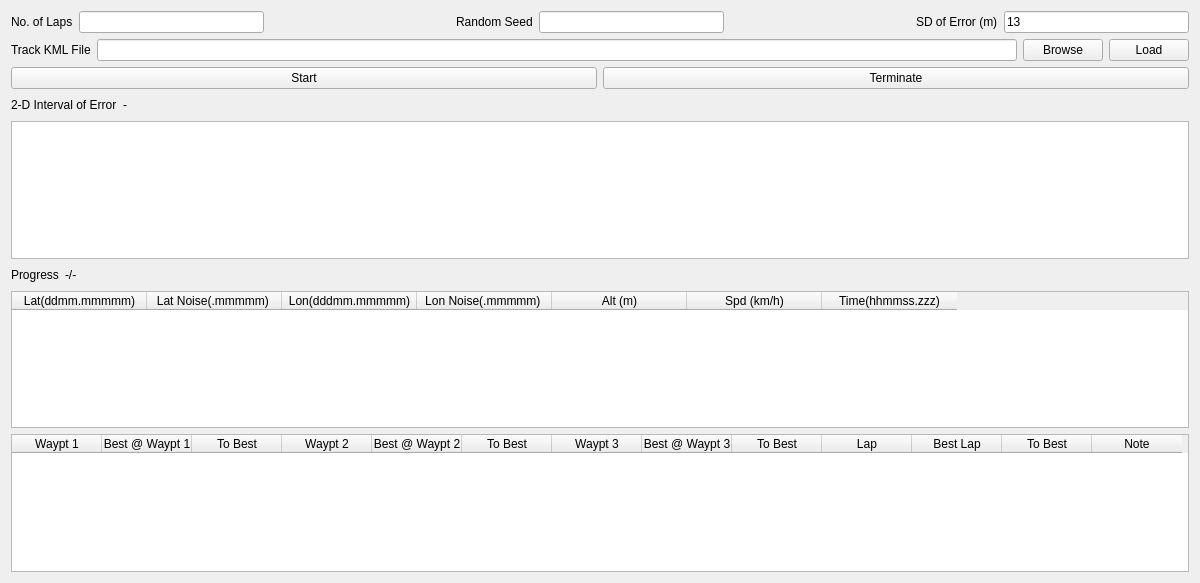
<?xml version="1.0" encoding="UTF-8"?>
<ui version="4.0">
 <class>MainWindow</class>
 <widget class="QMainWindow" name="MainWindow">
  <property name="windowModality">
   <enum>Qt::ApplicationModal</enum>
  </property>
  <property name="geometry">
   <rect>
    <x>0</x>
    <y>0</y>
    <width>1200</width>
    <height>583</height>
   </rect>
  </property>
  <property name="windowTitle">
   <string>MainWindow</string>
  </property>
  <widget class="QWidget" name="centralWidget">
   <layout class="QVBoxLayout" name="verticalLayout_3">
    <item>
     <layout class="QVBoxLayout" name="verticalLayout">
      <property name="sizeConstraint">
       <enum>QLayout::SetDefaultConstraint</enum>
      </property>
      <item>
       <layout class="QVBoxLayout" name="verticalLayout_2">
        <item>
         <layout class="QHBoxLayout" name="horizontalLayout_3">
          <item>
           <widget class="QLabel" name="label_2">
            <property name="text">
             <string>No. of Laps</string>
            </property>
           </widget>
          </item>
          <item>
           <widget class="QLineEdit" name="lineEdit_2"/>
          </item>
          <item>
           <spacer name="horizontalSpacer">
            <property name="orientation">
             <enum>Qt::Horizontal</enum>
            </property>
            <property name="sizeHint" stdset="0">
             <size>
              <width>40</width>
              <height>20</height>
             </size>
            </property>
           </spacer>
          </item>
          <item>
           <widget class="QLabel" name="label_6">
            <property name="text">
             <string>Random Seed</string>
            </property>
           </widget>
          </item>
          <item>
           <widget class="QLineEdit" name="lineEdit_4"/>
          </item>
          <item>
           <spacer name="horizontalSpacer_2">
            <property name="orientation">
             <enum>Qt::Horizontal</enum>
            </property>
            <property name="sizeHint" stdset="0">
             <size>
              <width>40</width>
              <height>20</height>
             </size>
            </property>
           </spacer>
          </item>
          <item>
           <widget class="QLabel" name="label_3">
            <property name="text">
             <string>SD of Error (m)</string>
            </property>
           </widget>
          </item>
          <item>
           <widget class="QLineEdit" name="lineEdit_3">
            <property name="text">
             <string>13</string>
            </property>
           </widget>
          </item>
         </layout>
        </item>
        <item>
         <layout class="QHBoxLayout" name="horizontalLayout">
          <item>
           <widget class="QLabel" name="label">
            <property name="text">
             <string>Track KML File</string>
            </property>
           </widget>
          </item>
          <item>
           <widget class="QLineEdit" name="lineEdit">
            <property name="readOnly">
             <bool>false</bool>
            </property>
           </widget>
          </item>
          <item>
           <widget class="QPushButton" name="pushButton_3">
            <property name="text">
             <string>Browse</string>
            </property>
           </widget>
          </item>
          <item>
           <widget class="QPushButton" name="pushButton_4">
            <property name="text">
             <string>Load</string>
            </property>
           </widget>
          </item>
         </layout>
        </item>
        <item>
         <layout class="QHBoxLayout" name="horizontalLayout_2">
          <item>
           <widget class="QPushButton" name="pushButton">
            <property name="text">
             <string>Start</string>
            </property>
           </widget>
          </item>
          <item>
           <widget class="QPushButton" name="pushButton_2">
            <property name="text">
             <string>Terminate</string>
            </property>
           </widget>
          </item>
         </layout>
        </item>
        <item>
         <layout class="QHBoxLayout" name="horizontalLayout_4">
          <item>
           <widget class="QLabel" name="label_7">
            <property name="text">
             <string>2-D Interval of Error</string>
            </property>
           </widget>
          </item>
          <item>
           <widget class="QLabel" name="label_8">
            <property name="text">
             <string>-</string>
            </property>
           </widget>
          </item>
          <item>
           <spacer name="horizontalSpacer_4">
            <property name="orientation">
             <enum>Qt::Horizontal</enum>
            </property>
            <property name="sizeHint" stdset="0">
             <size>
              <width>40</width>
              <height>20</height>
             </size>
            </property>
           </spacer>
          </item>
         </layout>
        </item>
        <item>
         <widget class="QTextBrowser" name="textBrowser"/>
        </item>
       </layout>
      </item>
      <item>
       <layout class="QHBoxLayout" name="horizontalLayout_5">
        <item>
         <widget class="QLabel" name="label_4">
          <property name="text">
           <string>Progress</string>
          </property>
         </widget>
        </item>
        <item>
         <widget class="QLabel" name="label_5">
          <property name="text">
           <string>-/-</string>
          </property>
         </widget>
        </item>
        <item>
         <spacer name="horizontalSpacer_3">
          <property name="orientation">
           <enum>Qt::Horizontal</enum>
          </property>
          <property name="sizeHint" stdset="0">
           <size>
            <width>40</width>
            <height>20</height>
           </size>
          </property>
         </spacer>
        </item>
       </layout>
      </item>
      <item>
       <widget class="QTableWidget" name="tableWidget">
        <attribute name="horizontalHeaderCascadingSectionResizes">
         <bool>true</bool>
        </attribute>
        <attribute name="horizontalHeaderDefaultSectionSize">
         <number>135</number>
        </attribute>
        <attribute name="horizontalHeaderShowSortIndicator" stdset="0">
         <bool>true</bool>
        </attribute>
        <attribute name="horizontalHeaderStretchLastSection">
         <bool>false</bool>
        </attribute>
        <attribute name="verticalHeaderStretchLastSection">
         <bool>false</bool>
        </attribute>
        <column>
         <property name="text">
          <string>Lat(ddmm.mmmmm)</string>
         </property>
        </column>
        <column>
         <property name="text">
          <string>Lat Noise(.mmmmm) </string>
         </property>
        </column>
        <column>
         <property name="text">
          <string>Lon(dddmm.mmmmm)</string>
         </property>
        </column>
        <column>
         <property name="text">
          <string>Lon Noise(.mmmmm) </string>
         </property>
        </column>
        <column>
         <property name="text">
          <string>Alt (m)</string>
         </property>
        </column>
        <column>
         <property name="text">
          <string>Spd (km/h)</string>
         </property>
        </column>
        <column>
         <property name="text">
          <string>Time(hhmmss.zzz)</string>
         </property>
        </column>
       </widget>
      </item>
      <item>
       <widget class="QTableWidget" name="tableWidget_2">
        <attribute name="horizontalHeaderCascadingSectionResizes">
         <bool>true</bool>
        </attribute>
        <attribute name="horizontalHeaderDefaultSectionSize">
         <number>90</number>
        </attribute>
        <attribute name="horizontalHeaderShowSortIndicator" stdset="0">
         <bool>true</bool>
        </attribute>
        <attribute name="horizontalHeaderStretchLastSection">
         <bool>false</bool>
        </attribute>
        <column>
         <property name="text">
          <string>Waypt 1</string>
         </property>
        </column>
        <column>
         <property name="text">
          <string>Best @ Waypt 1</string>
         </property>
        </column>
        <column>
         <property name="text">
          <string>To Best</string>
         </property>
        </column>
        <column>
         <property name="text">
          <string>Waypt 2</string>
         </property>
        </column>
        <column>
         <property name="text">
          <string>Best @ Waypt 2</string>
         </property>
        </column>
        <column>
         <property name="text">
          <string>To Best</string>
         </property>
        </column>
        <column>
         <property name="text">
          <string>Waypt 3</string>
         </property>
        </column>
        <column>
         <property name="text">
          <string>Best @ Waypt 3</string>
         </property>
        </column>
        <column>
         <property name="text">
          <string>To Best</string>
         </property>
        </column>
        <column>
         <property name="text">
          <string>Lap</string>
         </property>
        </column>
        <column>
         <property name="text">
          <string>Best Lap</string>
         </property>
        </column>
        <column>
         <property name="text">
          <string>To Best</string>
         </property>
        </column>
        <column>
         <property name="text">
          <string>Note</string>
         </property>
        </column>
       </widget>
      </item>
     </layout>
    </item>
   </layout>
  </widget>
 </widget>
 <layoutdefault spacing="6" margin="11"/>
 <resources/>
 <connections/>
</ui>
